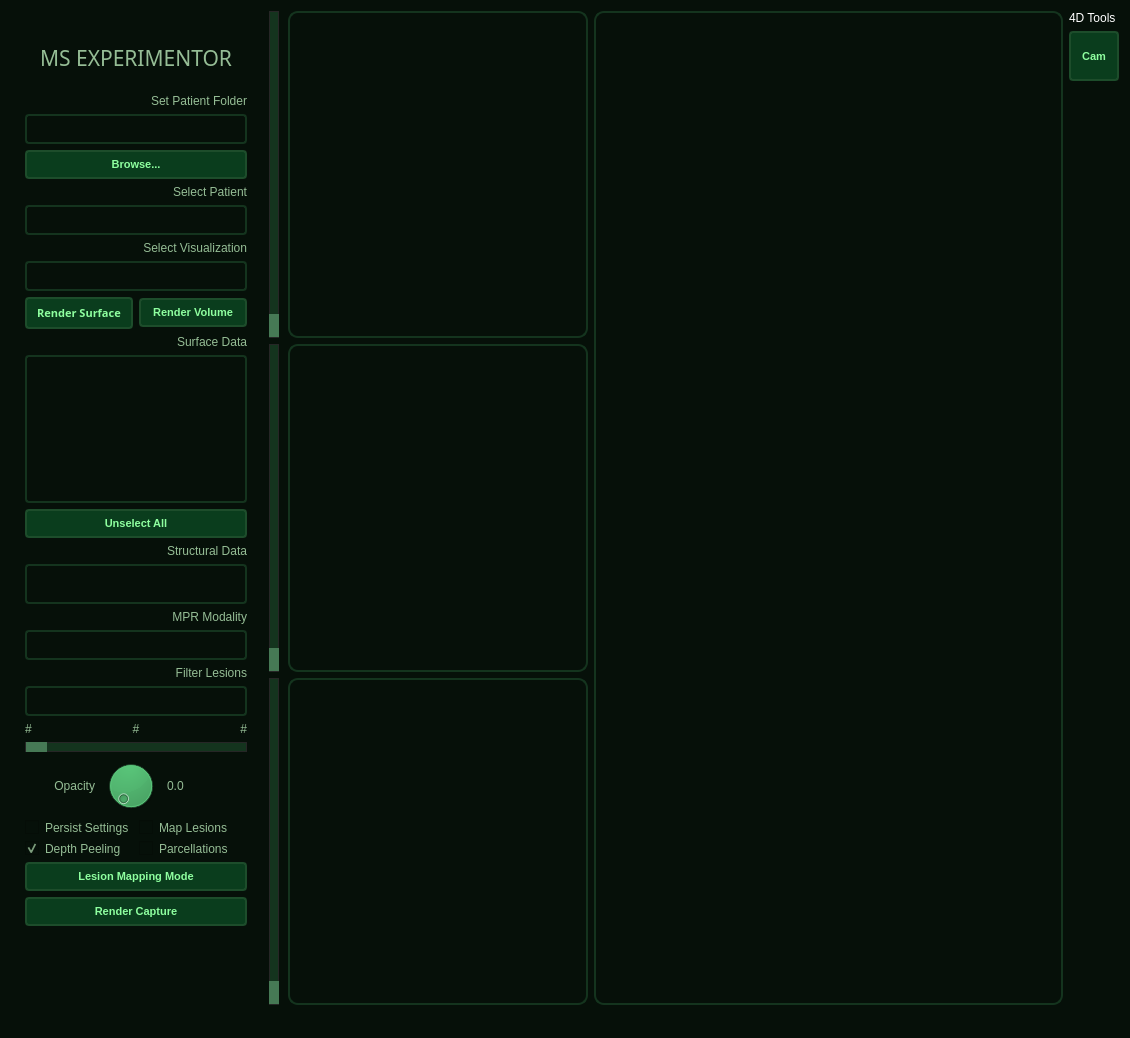
<?xml version="1.0" encoding="UTF-8"?>
<ui version="4.0">
 <class>MainWindow</class>
 <widget class="QMainWindow" name="MainWindow">
  <property name="geometry">
   <rect>
    <x>0</x>
    <y>0</y>
    <width>1130</width>
    <height>1038</height>
   </rect>
  </property>
  <property name="windowTitle">
   <string>Multiple Sclerosis Experimentor - NOT FOR CLINICAL USE</string>
  </property>
  <property name="windowIcon">
   <iconset>
    <normaloff>icons8-pastel-64.ico</normaloff>icons8-pastel-64.ico</iconset>
  </property>
  <property name="styleSheet">
   <string notr="true">background-color: rgb(6, 16, 9);
color:white;</string>
  </property>
  <widget class="QWidget" name="centralWidget">
   <layout class="QHBoxLayout" name="horizontalLayout">
    <item>
     <widget class="QGroupBox" name="groupBox">
      <property name="maximumSize">
       <size>
        <width>250</width>
        <height>16777215</height>
       </size>
      </property>
      <property name="styleSheet">
       <string notr="true">color: rgb(149, 189, 149);
background-color: rgb(6, 16, 9);
font: 9pt &quot;Google Sans&quot;;
border-color: rgb(10, 31, 15);
border-style: solid;</string>
      </property>
      <property name="title">
       <string/>
      </property>
      <property name="flat">
       <bool>false</bool>
      </property>
      <property name="checkable">
       <bool>false</bool>
      </property>
      <layout class="QGridLayout" name="gridLayout">
       <item row="33" column="1">
        <widget class="Line" name="line">
         <property name="autoFillBackground">
          <bool>false</bool>
         </property>
         <property name="frameShadow">
          <enum>QFrame::Plain</enum>
         </property>
         <property name="orientation">
          <enum>Qt::Horizontal</enum>
         </property>
        </widget>
       </item>
       <item row="14" column="1">
        <widget class="QListView" name="listView">
         <property name="styleSheet">
          <string notr="true">border-color: rgb(20, 52, 30);
color: rgb(149, 189, 149);
border-style: solid;
border-width: 2px;
border-radius: 4px;
</string>
         </property>
        </widget>
       </item>
       <item row="1" column="1">
        <widget class="QLabel" name="logoLabel">
         <property name="minimumSize">
          <size>
           <width>220</width>
           <height>60</height>
          </size>
         </property>
         <property name="font">
          <font>
           <family>Google Sans</family>
           <pointsize>16</pointsize>
           <weight>50</weight>
           <italic>false</italic>
           <bold>false</bold>
          </font>
         </property>
         <property name="styleSheet">
          <string notr="true">font: 16pt &quot;Google Sans&quot;;</string>
         </property>
         <property name="text">
          <string>MS EXPERIMENTOR</string>
         </property>
         <property name="alignment">
          <set>Qt::AlignCenter</set>
         </property>
        </widget>
       </item>
       <item row="20" column="1">
        <widget class="QLabel" name="label_6">
         <property name="text">
          <string>Filter Lesions</string>
         </property>
         <property name="alignment">
          <set>Qt::AlignRight|Qt::AlignTrailing|Qt::AlignVCenter</set>
         </property>
        </widget>
       </item>
       <item row="30" column="1">
        <layout class="QGridLayout" name="gridLayout_checkboxes">
         <property name="topMargin">
          <number>0</number>
         </property>
         <property name="bottomMargin">
          <number>0</number>
         </property>
         <item row="0" column="0">
          <widget class="QCheckBox" name="checkBox_persistSettings">
           <property name="text">
            <string>Persist Settings</string>
           </property>
          </widget>
         </item>
         <item row="1" column="0">
          <widget class="QCheckBox" name="checkBox_DepthPeeling">
           <property name="text">
            <string>Depth Peeling</string>
           </property>
           <property name="checked">
            <bool>true</bool>
           </property>
          </widget>
         </item>
         <item row="0" column="1">
          <widget class="QCheckBox" name="checkBox_PerLesion">
           <property name="text">
            <string>Map Lesions</string>
           </property>
          </widget>
         </item>
         <item row="1" column="1">
          <widget class="QCheckBox" name="checkBox_Parcellation">
           <property name="text">
            <string>Parcellations</string>
           </property>
          </widget>
         </item>
        </layout>
       </item>
       <item row="16" column="1">
        <widget class="QLabel" name="label_5">
         <property name="text">
          <string>Structural Data</string>
         </property>
         <property name="alignment">
          <set>Qt::AlignRight|Qt::AlignTrailing|Qt::AlignVCenter</set>
         </property>
        </widget>
       </item>
       <item row="15" column="1">
        <widget class="QPushButton" name="pushButton_UnselectAllSubjects">
         <property name="minimumSize">
          <size>
           <width>80</width>
           <height>0</height>
          </size>
         </property>
         <property name="styleSheet">
          <string notr="true">QPushButton:hover#pushButton_UnselectAllSubjects
{
background-color: rgb(54, 113, 38);
}
QPushButton:pressed#pushButton_UnselectAllSubjects {background-color:rgb(143, 180,146);}
QPushButton#pushButton_UnselectAllSubjects
{
background-color: rgb(10, 61, 29);
color: rgb(161, 226, 158);
border-style: outset;
border-width: 2px;
border-radius: 4px;
border-color: rgb(29, 77, 43);
font: bold 11px;
padding: 6px;
color: rgb(142, 255, 159);
font: 9pt &quot;Google Sans&quot;;
border-style: solid;
}</string>
         </property>
         <property name="text">
          <string>Unselect All</string>
         </property>
        </widget>
       </item>
       <item row="3" column="1">
        <widget class="QLineEdit" name="lineEdit_DatasetFolder">
         <property name="minimumSize">
          <size>
           <width>0</width>
           <height>30</height>
          </size>
         </property>
         <property name="styleSheet">
          <string notr="true">color: rgb(149, 189, 149);
border-color: rgb(20, 52, 30);
border-style: solid;
border-width: 2px;
border-radius: 4px;
</string>
         </property>
        </widget>
       </item>
       <item row="23" column="1">
        <widget class="QSlider" name="horizontalSliderLesionFilter">
         <property name="maximumSize">
          <size>
           <width>16777215</width>
           <height>10</height>
          </size>
         </property>
         <property name="styleSheet">
          <string notr="true">.QSlider::handle:horizontal {
    background: #ffffff;
    border: 10px solid #467955;
    /*height: 5px;*/
	width: 1px;
    /*margin: -30px -30px;*/
	/*border-radius: 30px;*/
}

.QSlider::groove:horizontal {
    border: 1px solid #262626;
    /*width: 10px;*/
    background: rgb(20, 52, 30);
    /*margin: 0 12px;*/
}</string>
         </property>
         <property name="minimum">
          <number>1</number>
         </property>
         <property name="maximum">
          <number>1000</number>
         </property>
         <property name="orientation">
          <enum>Qt::Horizontal</enum>
         </property>
        </widget>
       </item>
       <item row="6" column="1">
        <widget class="QComboBox" name="comboBox_AvailableSubjects">
         <property name="minimumSize">
          <size>
           <width>0</width>
           <height>30</height>
          </size>
         </property>
         <property name="styleSheet">
          <string notr="true">.QComboBox::drop-down {
    subcontrol-origin: padding;
    subcontrol-position: top right;
    width: 15px;

    border-left-width: 0px;
    border-left-color: darkgray;
    border-left-style: solid; /* just a single line */
    border-top-right-radius: 3px; /* same radius as the QComboBox */
    border-bottom-right-radius: 3px;
}

.QComboBox::down-arrow {
	border-width: 0px;
    image: url(./downArrow.png);
}

.QComboBox QAbstractItemView {
    border: 2px solid rgb(20, 52, 30);
    selection-background-color: rgb(20, 52, 30);
}

.QComboBox{
border-color: rgb(20, 52, 30);
color: rgb(149, 189, 149);
border-style: solid;
border-width: 2px;
border-radius: 4px;
}
</string>
         </property>
        </widget>
       </item>
       <item row="17" column="1">
        <widget class="QListView" name="listView_Structural">
         <property name="maximumSize">
          <size>
           <width>16777215</width>
           <height>40</height>
          </size>
         </property>
         <property name="styleSheet">
          <string notr="true">border-color: rgb(20, 52, 30);
color: rgb(149, 189, 149);
border-style: solid;
border-width: 2px;
border-radius: 4px;
</string>
         </property>
        </widget>
       </item>
       <item row="34" column="1">
        <widget class="QLabel" name="imageLabel">
         <property name="minimumSize">
          <size>
           <width>200</width>
           <height>50</height>
          </size>
         </property>
         <property name="maximumSize">
          <size>
           <width>16777215</width>
           <height>16777215</height>
          </size>
         </property>
         <property name="text">
          <string/>
         </property>
         <property name="alignment">
          <set>Qt::AlignHCenter|Qt::AlignTop</set>
         </property>
        </widget>
       </item>
       <item row="5" column="1">
        <widget class="QLabel" name="label_2">
         <property name="text">
          <string>Select Patient</string>
         </property>
         <property name="alignment">
          <set>Qt::AlignRight|Qt::AlignTrailing|Qt::AlignVCenter</set>
         </property>
        </widget>
       </item>
       <item row="32" column="1">
        <widget class="QPushButton" name="pushButton_Screenshot">
         <property name="maximumSize">
          <size>
           <width>16777215</width>
           <height>16777215</height>
          </size>
         </property>
         <property name="styleSheet">
          <string notr="true">QPushButton:hover#pushButton_Screenshot
{
background-color: rgb(54, 113, 38);
}
QPushButton:pressed#pushButton_Screenshot {background-color:rgb(143, 180,146);}
QPushButton#pushButton_Screenshot
{
background-color: rgb(10, 61, 29);
color: rgb(161, 226, 158);
border-style: outset;
border-width: 2px;
border-radius: 4px;
border-color: rgb(29, 77, 43);
font: bold 11px;
padding: 6px;
color: rgb(142, 255, 159);
font: 9pt &quot;Google Sans&quot;;
border-style: solid;
}</string>
         </property>
         <property name="text">
          <string>Render Capture</string>
         </property>
        </widget>
       </item>
       <item row="31" column="1">
        <widget class="QPushButton" name="pushButton_LesionMappingMode">
         <property name="styleSheet">
          <string notr="true">QPushButton:hover#pushButton_LesionMappingMode
{
background-color: rgb(54, 113, 38);
}
QPushButton:pressed#pushButton_LesionMappingMode {background-color:rgb(143, 180,146);}
QPushButton#pushButton_LesionMappingMode
{
background-color: rgb(10, 61, 29);
color: rgb(161, 226, 158);
border-style: outset;
border-width: 2px;
border-radius: 4px;
border-color: rgb(29, 77, 43);
font: bold 11px;
padding: 6px;
color: rgb(142, 255, 159);
font: 9pt &quot;Google Sans&quot;;
border-style: solid;
}</string>
         </property>
         <property name="text">
          <string>Lesion Mapping Mode</string>
         </property>
        </widget>
       </item>
       <item row="8" column="1">
        <widget class="QComboBox" name="comboBox_VisType">
         <property name="minimumSize">
          <size>
           <width>0</width>
           <height>30</height>
          </size>
         </property>
         <property name="toolTip">
          <string/>
         </property>
         <property name="statusTip">
          <string>Select type of visualization.</string>
         </property>
         <property name="whatsThis">
          <string/>
         </property>
         <property name="styleSheet">
          <string notr="true">.QComboBox::drop-down {
    subcontrol-origin: padding;
    subcontrol-position: top right;
    width: 15px;

    border-left-width: 0px;
    border-left-color: darkgray;
    border-left-style: solid; /* just a single line */
    border-top-right-radius: 3px; /* same radius as the QComboBox */
    border-bottom-right-radius: 3px;
}

.QComboBox::down-arrow {
	border-width: 0px;
    image: url(./downArrow.png);
}

.QComboBox QAbstractItemView {
    border: 2px solid rgb(20, 52, 30);
    selection-background-color: rgb(20, 52, 30);
}

.QComboBox{
border-color: rgb(20, 52, 30);
color: rgb(149, 189, 149);
border-style: solid;
border-width: 2px;
border-radius: 4px;
}
</string>
         </property>
         <property name="inputMethodHints">
          <set>Qt::ImhNone</set>
         </property>
         <property name="editable">
          <bool>false</bool>
         </property>
         <property name="currentText">
          <string/>
         </property>
        </widget>
       </item>
       <item row="2" column="1">
        <widget class="QLabel" name="label">
         <property name="text">
          <string>Set Patient Folder</string>
         </property>
         <property name="alignment">
          <set>Qt::AlignRight|Qt::AlignTrailing|Qt::AlignVCenter</set>
         </property>
        </widget>
       </item>
       <item row="24" column="1">
        <layout class="QHBoxLayout" name="horizontalLayout_3">
         <property name="topMargin">
          <number>0</number>
         </property>
         <property name="rightMargin">
          <number>10</number>
         </property>
         <property name="bottomMargin">
          <number>0</number>
         </property>
         <item>
          <widget class="QLabel" name="label_3">
           <property name="text">
            <string>Opacity</string>
           </property>
           <property name="alignment">
            <set>Qt::AlignRight|Qt::AlignTrailing|Qt::AlignVCenter</set>
           </property>
          </widget>
         </item>
         <item>
          <widget class="QDial" name="dial">
           <property name="maximumSize">
            <size>
             <width>60</width>
             <height>16777215</height>
            </size>
           </property>
          </widget>
         </item>
         <item>
          <widget class="QLabel" name="opacityValueLabel">
           <property name="text">
            <string>0.0</string>
           </property>
          </widget>
         </item>
        </layout>
       </item>
       <item row="4" column="1">
        <widget class="QPushButton" name="pushButton_LoadFolder">
         <property name="styleSheet">
          <string notr="true">QPushButton:hover#pushButton_LoadFolder
{
background-color: rgb(54, 113, 38);
}
QPushButton:pressed#pushButton_LoadFolder {background-color:rgb(143, 180,146);}
QPushButton#pushButton_LoadFolder
{
background-color: rgb(10, 61, 29);
color: rgb(161, 226, 158);
border-style: outset;
border-width: 2px;
border-radius: 4px;
border-color: rgb(29, 77, 43);
font: bold 11px;
padding: 6px;
color: rgb(142, 255, 159);
font: 9pt &quot;Google Sans&quot;;
border-style: solid;
}</string>
         </property>
         <property name="text">
          <string>Browse...</string>
         </property>
        </widget>
       </item>
       <item row="19" column="1">
        <widget class="QComboBox" name="comboBox_MPRModality">
         <property name="minimumSize">
          <size>
           <width>0</width>
           <height>30</height>
          </size>
         </property>
         <property name="styleSheet">
          <string notr="true">.QComboBox::drop-down {
    subcontrol-origin: padding;
    subcontrol-position: top right;
    width: 15px;

    border-left-width: 0px;
    border-left-color: darkgray;
    border-left-style: solid; /* just a single line */
    border-top-right-radius: 3px; /* same radius as the QComboBox */
    border-bottom-right-radius: 3px;
}

.QComboBox::down-arrow {
	border-width: 0px;
    image: url(./downArrow.png);
}

.QComboBox QAbstractItemView {
    border: 2px solid rgb(20, 52, 30);
    selection-background-color: rgb(20, 52, 30);
}

.QComboBox{
border-color: rgb(20, 52, 30);
color: rgb(149, 189, 149);
border-style: solid;
border-width: 2px;
border-radius: 4px;
}
</string>
         </property>
        </widget>
       </item>
       <item row="18" column="1">
        <widget class="QLabel" name="label_8">
         <property name="text">
          <string>MPR Modality</string>
         </property>
         <property name="alignment">
          <set>Qt::AlignRight|Qt::AlignTrailing|Qt::AlignVCenter</set>
         </property>
        </widget>
       </item>
       <item row="13" column="1">
        <widget class="QLabel" name="label_4">
         <property name="text">
          <string>Surface Data</string>
         </property>
         <property name="alignment">
          <set>Qt::AlignRight|Qt::AlignTrailing|Qt::AlignVCenter</set>
         </property>
        </widget>
       </item>
       <item row="21" column="1">
        <widget class="QComboBox" name="comboBox_LesionFilter">
         <property name="minimumSize">
          <size>
           <width>0</width>
           <height>30</height>
          </size>
         </property>
         <property name="styleSheet">
          <string notr="true">.QComboBox::drop-down {
    subcontrol-origin: padding;
    subcontrol-position: top right;
    width: 15px;

    border-left-width: 0px;
    border-left-color: darkgray;
    border-left-style: solid; /* just a single line */
    border-top-right-radius: 3px; /* same radius as the QComboBox */
    border-bottom-right-radius: 3px;
}

.QComboBox::down-arrow {
	border-width: 0px;
    image: url(./downArrow.png);
}

.QComboBox QAbstractItemView {
    border: 2px solid rgb(20, 52, 30);
    selection-background-color: rgb(20, 52, 30);
}

.QComboBox{
border-color: rgb(20, 52, 30);
color: rgb(149, 189, 149);
border-style: solid;
border-width: 2px;
border-radius: 4px;
}
</string>
         </property>
        </widget>
       </item>
       <item row="7" column="1">
        <widget class="QLabel" name="label_7">
         <property name="text">
          <string>Select Visualization</string>
         </property>
         <property name="alignment">
          <set>Qt::AlignRight|Qt::AlignTrailing|Qt::AlignVCenter</set>
         </property>
        </widget>
       </item>
       <item row="22" column="1">
        <layout class="QHBoxLayout" name="horizontalLayout_2">
         <property name="topMargin">
          <number>0</number>
         </property>
         <item>
          <widget class="QLabel" name="label_lesionFilterMin">
           <property name="text">
            <string>#</string>
           </property>
          </widget>
         </item>
         <item>
          <widget class="QLabel" name="label_lesionFilterCurrent">
           <property name="text">
            <string>#</string>
           </property>
           <property name="alignment">
            <set>Qt::AlignCenter</set>
           </property>
          </widget>
         </item>
         <item>
          <widget class="QLabel" name="label_lesionFilterMax">
           <property name="text">
            <string>#</string>
           </property>
           <property name="alignment">
            <set>Qt::AlignRight|Qt::AlignTrailing|Qt::AlignVCenter</set>
           </property>
          </widget>
         </item>
        </layout>
       </item>
       <item row="11" column="1">
        <layout class="QGridLayout" name="gridLayout_4">
         <property name="topMargin">
          <number>0</number>
         </property>
         <property name="bottomMargin">
          <number>0</number>
         </property>
         <item row="0" column="0">
          <widget class="QPushButton" name="pushButton_LoadData">
           <property name="font">
            <font>
             <family>Google Sans</family>
             <pointsize>9</pointsize>
             <weight>50</weight>
             <italic>false</italic>
             <bold>false</bold>
            </font>
           </property>
           <property name="styleSheet">
            <string notr="true">QPushButton:hover#pushButton_LoadData
{
background-color: rgb(54, 113, 38);
}
QPushButton:pressed#pushButton_LoadData {background-color:rgb(143, 180,146);}
QPushButton#pushButton_LoadData
{
background-color: rgb(10, 61, 29);
color: rgb(161, 226, 158);
border-style: outset;
border-width: 2px;
border-radius: 4px;
border-color: rgb(29, 77, 43);
font: bold 11px;
padding: 6px;
color: rgb(142, 255, 159);
font: 9pt &quot;Google Sans&quot;;
border-style: solid;
}</string>
           </property>
           <property name="text">
            <string>Render Surface</string>
           </property>
           <property name="flat">
            <bool>true</bool>
           </property>
          </widget>
         </item>
         <item row="0" column="1">
          <widget class="QPushButton" name="pushButton_LoadStructural">
           <property name="styleSheet">
            <string notr="true">QPushButton:hover#pushButton_LoadStructural
{
background-color: rgb(54, 113, 38);
}
QPushButton:pressed#pushButton_LoadStructural {background-color:rgb(143, 180,146);}
QPushButton#pushButton_LoadStructural
{
background-color: rgb(10, 61, 29);
color: rgb(161, 226, 158);
border-style: outset;
border-width: 2px;
border-radius: 4px;
border-color: rgb(29, 77, 43);
font: bold 11px;
padding: 6px;
color: rgb(142, 255, 159);
font: 9pt &quot;Google Sans&quot;;
border-style: solid;
}</string>
           </property>
           <property name="text">
            <string>Render Volume</string>
           </property>
          </widget>
         </item>
        </layout>
       </item>
      </layout>
     </widget>
    </item>
    <item>
     <layout class="QGridLayout" name="gridLayout_2">
      <item row="4" column="0">
       <widget class="QSlider" name="mprC_Slice_Slider">
        <property name="styleSheet">
         <string notr="true">.QSlider::handle:vertical {
    background: #ffffff;
    border: 9px solid #467955;
    height: 5px;
    /*margin: -30px -30px;*/
	border-radius: 10px;
}

.QSlider::groove:vertical {
    border: 1px solid #262626;
    width: 8px;
    background: rgb(20, 52, 30);
    margin: 0 0px;
}</string>
        </property>
        <property name="orientation">
         <enum>Qt::Vertical</enum>
        </property>
       </widget>
      </item>
      <item row="3" column="0">
       <widget class="QSlider" name="mprB_Slice_Slider">
        <property name="styleSheet">
         <string notr="true">.QSlider::handle:vertical {
    background: #ffffff;
    border: 9px solid #467955;
    height: 5px;
    /*margin: -30px -30px;*/
	border-radius: 10px;
}

.QSlider::groove:vertical {
    border: 1px solid #262626;
    width: 8px;
    background: rgb(20, 52, 30);
    margin: 0 0px;
}</string>
        </property>
        <property name="orientation">
         <enum>Qt::Vertical</enum>
        </property>
       </widget>
      </item>
      <item row="2" column="1">
       <widget class="QFrame" name="frame_MPRA">
        <property name="minimumSize">
         <size>
          <width>300</width>
          <height>0</height>
         </size>
        </property>
        <property name="maximumSize">
         <size>
          <width>300</width>
          <height>16777215</height>
         </size>
        </property>
        <property name="styleSheet">
         <string notr="true">background-color: rgb(6, 16, 9);
border-color: rgb(20, 52, 30);
border-style: solid;
border-width: 2px;
border-radius: 10px;</string>
        </property>
        <property name="frameShape">
         <enum>QFrame::StyledPanel</enum>
        </property>
        <property name="frameShadow">
         <enum>QFrame::Raised</enum>
        </property>
       </widget>
      </item>
      <item row="3" column="1">
       <widget class="QFrame" name="frame_MPRB">
        <property name="minimumSize">
         <size>
          <width>300</width>
          <height>0</height>
         </size>
        </property>
        <property name="maximumSize">
         <size>
          <width>300</width>
          <height>16777215</height>
         </size>
        </property>
        <property name="styleSheet">
         <string notr="true">background-color: rgb(6, 16, 9);
border-color: rgb(20, 52, 30);
border-style: solid;
border-width: 2px;
border-radius: 10px;</string>
        </property>
        <property name="frameShape">
         <enum>QFrame::StyledPanel</enum>
        </property>
        <property name="frameShadow">
         <enum>QFrame::Raised</enum>
        </property>
       </widget>
      </item>
      <item row="2" column="0">
       <widget class="QSlider" name="mprA_Slice_Slider">
        <property name="styleSheet">
         <string notr="true">.QSlider::handle:vertical {
    background: #ffffff;
    border: 9px solid #467955;
    height: 5px;
    /*margin: -30px -30px;*/
	border-radius: 10px;
}

.QSlider::groove:vertical {
    border: 1px solid #262626;
    width: 8px;
    background: rgb(20, 52, 30);
    margin: 0 0px;
}</string>
        </property>
        <property name="orientation">
         <enum>Qt::Vertical</enum>
        </property>
        <property name="invertedAppearance">
         <bool>false</bool>
        </property>
        <property name="tickInterval">
         <number>0</number>
        </property>
       </widget>
      </item>
      <item row="4" column="1">
       <widget class="QFrame" name="frame_MPRC">
        <property name="minimumSize">
         <size>
          <width>300</width>
          <height>0</height>
         </size>
        </property>
        <property name="maximumSize">
         <size>
          <width>300</width>
          <height>16777215</height>
         </size>
        </property>
        <property name="styleSheet">
         <string notr="true">background-color: rgb(6, 16, 9);
border-color: rgb(20, 52, 30);
border-style: solid;
border-width: 2px;
border-radius: 10px;</string>
        </property>
        <property name="frameShape">
         <enum>QFrame::StyledPanel</enum>
        </property>
        <property name="frameShadow">
         <enum>QFrame::Raised</enum>
        </property>
       </widget>
      </item>
     </layout>
    </item>
    <item>
     <widget class="QFrame" name="frame">
      <property name="minimumSize">
       <size>
        <width>350</width>
        <height>0</height>
       </size>
      </property>
      <property name="styleSheet">
       <string notr="true">background-color: rgb(6, 16, 9);
border-color: rgb(20, 52, 30);
border-style: solid;
border-width: 2px;
border-radius: 10px;</string>
      </property>
      <property name="frameShape">
       <enum>QFrame::StyledPanel</enum>
      </property>
      <property name="frameShadow">
       <enum>QFrame::Raised</enum>
      </property>
     </widget>
    </item>
    <item>
     <layout class="QGridLayout" name="gridLayout_3">
      <property name="spacing">
       <number>0</number>
      </property>
      <item row="1" column="0">
       <layout class="QVBoxLayout" name="verticalLayout">
        <item>
         <widget class="QLabel" name="label_9">
          <property name="maximumSize">
           <size>
            <width>16777215</width>
            <height>15</height>
           </size>
          </property>
          <property name="text">
           <string>4D Tools</string>
          </property>
         </widget>
        </item>
        <item>
         <widget class="QPushButton" name="pushButton_ResetView">
          <property name="minimumSize">
           <size>
            <width>50</width>
            <height>50</height>
           </size>
          </property>
          <property name="maximumSize">
           <size>
            <width>50</width>
            <height>50</height>
           </size>
          </property>
          <property name="styleSheet">
           <string notr="true">QPushButton:hover#pushButton_ResetView
{
background-color: rgb(54, 113, 38);
}
QPushButton:pressed#pushButton_ResetView {background-color:rgb(143, 180,146);}
QPushButton#pushButton_ResetView
{
background-color: rgb(10, 61, 29);
color: rgb(161, 226, 158);
border-style: outset;
border-width: 2px;
border-radius: 4px;
border-color: rgb(29, 77, 43);
font: bold 11px;
padding: 6px;
color: rgb(142, 255, 159);
font: 9pt &quot;Google Sans&quot;;
border-style: solid;
}</string>
          </property>
          <property name="text">
           <string>Cam</string>
          </property>
         </widget>
        </item>
        <item>
         <spacer name="verticalSpacer_2">
          <property name="orientation">
           <enum>Qt::Vertical</enum>
          </property>
          <property name="sizeHint" stdset="0">
           <size>
            <width>20</width>
            <height>40</height>
           </size>
          </property>
         </spacer>
        </item>
       </layout>
      </item>
     </layout>
    </item>
   </layout>
  </widget>
  <widget class="QMenuBar" name="menuBar">
   <property name="geometry">
    <rect>
     <x>0</x>
     <y>0</y>
     <width>1130</width>
     <height>22</height>
    </rect>
   </property>
  </widget>
  <widget class="QStatusBar" name="statusBar"/>
 </widget>
 <layoutdefault spacing="6" margin="11"/>
 <resources/>
 <connections/>
</ui>
